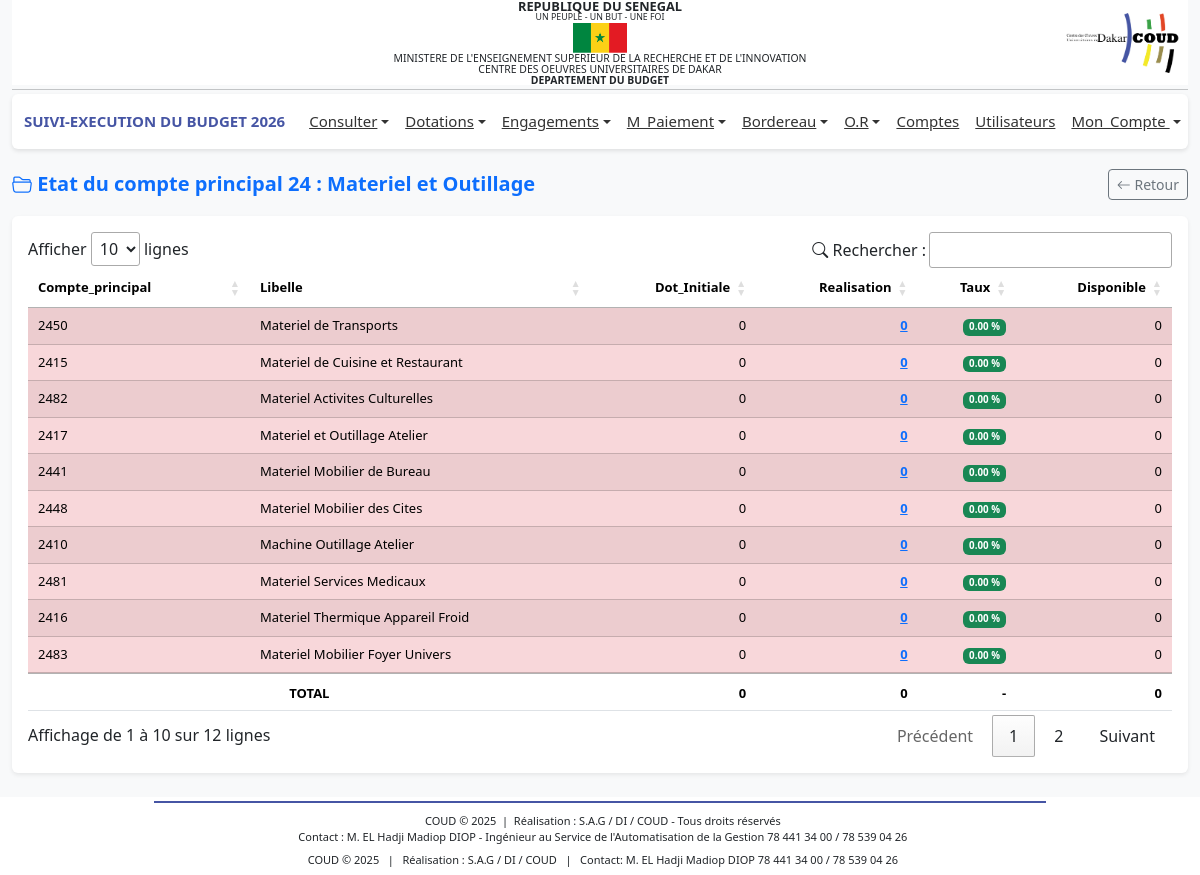
The page /profiles/dg/actuel_2.php?idCp=4 (signed in) on the database as committed earlier.
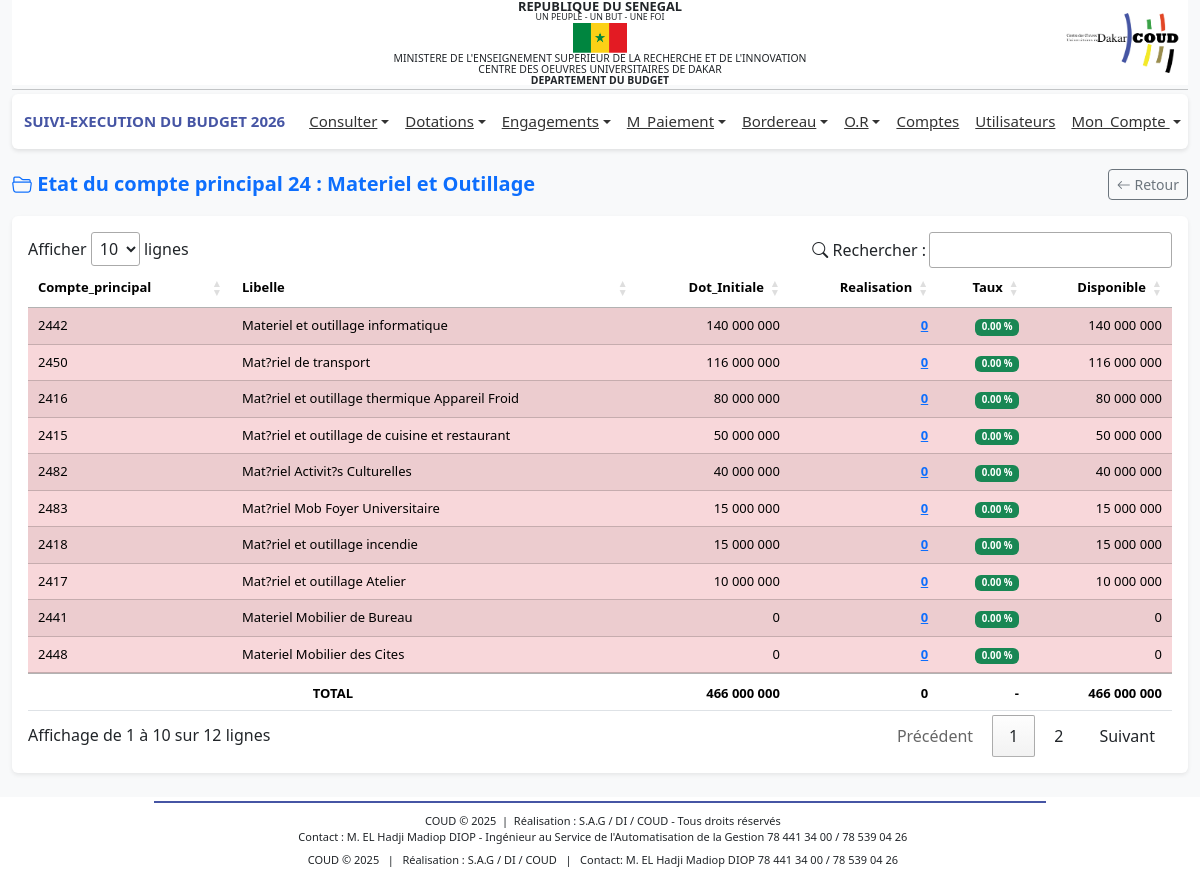
The same page on the database as committed later.
### tables this page shows
CREATE TABLE IF NOT EXISTS `bud_compte` (
  `idCompte` int NOT NULL AUTO_INCREMENT,
  `numCompte` varchar(100) DEFAULT NULL,
  `code` varchar(50) DEFAULT NULL,
  `dateSys` datetime DEFAULT CURRENT_TIMESTAMP,
  `libelle` varchar(255) DEFAULT NULL,
  `idCp` int DEFAULT NULL,
  PRIMARY KEY (`idCompte`),
  UNIQUE KEY `numCompte` (`numCompte`),
  KEY `idCp` (`idCp`)
);

### includes/fonctions.php (called while the page is built, shortened)
<?php
function connexionBD()
{
    $connexion = mysqli_connect('localhost', 'root', '', 'budget_db_2024') or
        die('Serveur inaccessible. Merci de reessayer plus tard.');
    return $connexion;
}
$connexion = connexionBD();
function getExecution_2($idCp)
{
    global $connexion;
    $anneeEnCours = $_SESSION['an'];
    $idCp = (int) $idCp;
    $query = "
    SELECT
        cp.idCp,
        cp.numCp,
        cp.libelle,
        c.idCompte,
        c.numCompte,
        c.libelle AS libelleC,
        cp.nature AS typeCompte,
        COALESCE(d.totalDotations, 0) AS totalDotations,
        COALESCE(d.totalDotInitial, 0) AS totalDotInitial,
        COALESCE(d.totalDotRemanier, 0) AS totalDotRemanier,
        COALESCE(e.totalEngs, 0) AS totalEngs,
        COALESCE(r.totalRecettes, 0) AS totalRecettes,
        COALESCE(o.totalOp, 0) AS totalOp
    FROM bud_comptep cp
    JOIN bud_compte c ON c.idCp = cp.idCp
    /* DOTATIONS */
    LEFT JOIN (
        SELECT
            d.idCompte,
            SUM(d.volume) AS totalDotations,
            SUM(CASE WHEN d.type = 'initiale' THEN d.volume ELSE 0 END) AS totalDotInitial,
            SUM(CASE WHEN d.type = 'remanier' THEN d.volume ELSE 0 END) AS totalDotRemanier
        FROM bud_dotations d
        WHERE d.an = '$anneeEnCours'
        GROUP BY d.idCompte
    ) d ON d.idCompte = c.idCompte
    /* bud_engagements */
    LEFT JOIN (
        SELECT
            eng.idCompte,
            SUM(eng.montant) AS totalEngs
        FROM bud_engagements eng
        GROUP BY eng.idCompte
    ) e ON e.idCompte = c.idCompte
    /* ORDRES DE RECETTES */
    LEFT JOIN (
        SELECT
            idCompte,
            SUM(montant) AS totalRecettes
        FROM bud_ordre_recette
        GROUP BY idCompte
    ) r ON r.idCompte = c.idCompte
    /* OPERATIONS */
    LEFT JOIN (
        SELECT
            eng.idCompte,
            SUM(op.montant) AS totalOp
        FROM bud_operations op
        JOIN bud_engagements eng ON eng.idEng = op.idEng
        GROUP BY eng.idCompte
    ) o ON o.idCompte = c.idCompte
    WHERE c.idCp = '$idCp'
    ORDER BY totalDotations DESC
    ";
    $result = $connexion->query($query);
    return ($result && $result->num_rows > 0)
        ? $result->fetch_all(MYSQLI_ASSOC)
        : [];
}
function getComptePById($idCp)
{
    global $connexion;
    $idCp = (int) $idCp;
    $query = "SELECT cp.idCp, cp.numCp, cp.libelle
              FROM bud_comptep cp
              WHERE cp.idCp = '$idCp'
              LIMIT 1";
    $result = $connexion->query($query);
    if ($result && $result->num_rows > 0) {
        return $result->fetch_assoc();
    } else {
        return null;
    }
}
?>

### profiles/dg/actuel_2.php (the view, shortened to what the changed rows need)
<?php
include '../../includes/fonctions.php';
$idCp = $_GET['idCp'];
$execs1 = getExecution_2($idCp);
foreach ($execs1 as $exec) {
    if ($exec['totalDotRemanier'] != 0) {
        $showRemanier = true;
        break;
    }
}
?>
<?php include '../../includes/header.php';?>
<link rel="stylesheet" href="https://cdn.datatables.net/1.13.6/css/jquery.dataTables.min.css">
<link rel="stylesheet" href="https://cdn.jsdelivr.net/npm/bootstrap-icons@1.11.3/font/bootstrap-icons.css">
<main class="container-fluid mt-3">
    <div class="card shadow-sm border-0">
        <div class="card-body">
            <div class="table-responsive">
                <table id="tableComptes" class="table table-striped table-hover align-middle">
                    <thead class="text-white custom-header">
                        <tr>
                            <th>Compte_principal</th>
                            <th>Libelle</th>
                            <th class="text-end">Dot_Initiale</th>
                            <th class="text-end">Realisation</th>
                            <th class="text-end">Taux</th>
                            <th class="text-end">Disponible</th>
                        </tr>
                    </thead>
                    <tbody>
                        <?php
                        $TDotations = $TEngs = $TOp = $TDotationInitiale = $TDotationRemanier = 0;
                        if (!empty($execs1)) :
                            foreach ($execs1 as $exec) :
                                $realisation = ($exec['typeCompte'] == 'ressource' || $exec['typeCompte'] == 'produit' )
                                    ? $exec['totalRecettes']
                                    : $exec['totalEngs'];
                                $taux = ($exec['totalDotations'] == 0)
                                    ? 0
                                    : ($realisation * 100) / $exec['totalDotations'];
                                $disponible = ($exec['typeCompte'] == 'ressource' || $exec['typeCompte'] == 'produit' )
                                    ? null
                                    : ($exec['totalDotations'] - $realisation);
                                if ($exec['typeCompte'] == 'ressource' || $exec['typeCompte'] == 'produit' ) {
                                    $badgeClass = ($taux < 100) ? 'bg-danger' : (($taux == 100) ? 'bg-success' : 'bg-primary');
                                } else {
                                    $badgeClass = ($taux >= 80) ? 'bg-danger' : (($taux >= 50) ? 'bg-warning text-dark' : 'bg-success');
                                }
                        ?>
                        <tr
                            class="<?= ($exec['typeCompte'] == 'ressource' || $exec['typeCompte'] == 'produit' ) ? 'table-primary' : 'table-danger' ?>">
                            <td><?= $exec['numCompte']; ?></td>
                            <td><?= $exec['libelleC']; ?></td>
                            <td class="text-end">
                                <?= number_format($exec['totalDotInitial'], 0, ',', ' '); ?>
                            </td>
                            <td class="text-end">
                                <?php if ($exec['typeCompte'] == 'ressource' || $exec['typeCompte'] == 'produit' ): ?>
                                <span class="fw-bold text-danger">
                                    <?= number_format($realisation, 0, ',', ' '); ?>
                                </span>
                                <?php else: ?>
                                <a href="actuel_3?numCompte=<?= urlencode($exec['numCompte']); ?>"
                                    class="text-decoration-underline fw-bold text-primary">
                                    <?= number_format($realisation, 0, ',', ' '); ?>
                                </a>
                                <?php endif; ?>
                            </td>
                            <td class="text-end">
                                <span class="badge <?= $badgeClass ?>">
                                    <?= number_format($taux, 2); ?> %
                                </span>
                            </td>
                            <td class="text-end">
                                <?= ($exec['typeCompte'] == 'ressource' || $exec['typeCompte'] == 'produit' )
                                    ? '-'
                                    : number_format($disponible, 0, ',', ' ') ?>
                            </td>
                        </tr>
                        <?php
                            $TDotations += $exec['totalDotations'];
                            $TDotationInitiale += $exec['totalDotInitial'];
                            $TEngs += $realisation;
                        endforeach;
                        endif;
                        ?>
                    </tbody>
                    <tfoot>
                        <tr>
                            <th class="text-center" colspan="2">TOTAL</th>
                            <th class="text-end"><?= number_format($TDotationInitiale, 0, ',', ' '); ?></th>
                            <th class="text-end"><?= number_format($TEngs, 0, ',', ' '); ?></th>
                            <th class="text-end">-</th>
                            <th class="text-end">
                                <?= ($exec['typeCompte'] == 'ressource' || $exec['typeCompte'] == 'produit' )
                                    ? '-'
                                    : number_format(max(0, $TDotations - $TEngs), 0, ',', ' ') ?>
                            </th>
                        </tr>
                    </tfoot>
                </table>
            </div>
        </div>
    </div>
</main>
<?php include '../../includes/footer.php';?>
<link rel="stylesheet" href="https://cdn.datatables.net/buttons/2.4.2/css/buttons.dataTables.min.css">

Rows that differ between the two databases and show on the page:
no longer on this page (row unchanged): bud_compte: numCompte "2410", libelle "Machine Outillage Atelier", totalDotInitial "0", realisation "0", taux "0.00", disponible "0"
no longer on this page (row unchanged): bud_compte: numCompte "2481", libelle "Materiel Services Medicaux", totalDotInitial "0", realisation "0", taux "0.00", disponible "0"
now on this page (row edited): bud_compte: numCompte "2442", libelle "Materiel et outillage informatique", totalDotInitial "140 000 000", realisation "0", taux "0.00", disponible "140 000 000"
changed bud_compte: libelle "Materiel de Transports" → "Mat?riel de transport"; totalDotInitial "0" → "116 000 000"; disponible "0" → "116 000 000"
changed bud_compte: libelle "Materiel Thermique Appareil Froid" → "Mat?riel et outillage thermique Appareil Froid"; totalDotInitial "0" → "80 000 000"; disponible "0" → "80 000 000"; moves up the list
changed bud_compte: libelle "Materiel de Cuisine et Restaurant" → "Mat?riel et outillage de cuisine et restaurant"; totalDotInitial "0" → "50 000 000"; disponible "0" → "50 000 000"
changed bud_compte: libelle "Materiel Activites Culturelles" → "Mat?riel Activit?s Culturelles"; totalDotInitial "0" → "40 000 000"; disponible "0" → "40 000 000"
changed bud_compte: libelle "Materiel Mobilier Foyer Univers" → "Mat?riel Mob Foyer Universitaire"; totalDotInitial "0" → "15 000 000"; disponible "0" → "15 000 000"; moves up the list
now on this page (row edited): bud_compte: numCompte "2418", libelle "Mat?riel et outillage incendie", totalDotInitial "15 000 000", realisation "0", taux "0.00", disponible "15 000 000"
changed bud_compte: libelle "Materiel et Outillage Atelier" → "Mat?riel et outillage Atelier"; totalDotInitial "0" → "10 000 000"; disponible "0" → "10 000 000"
Other text that changed with them:
$TDotationInitiale: "0" → "466 000 000"
max(0, $TDotations - $TEngs): "0" → "466 000 000"
